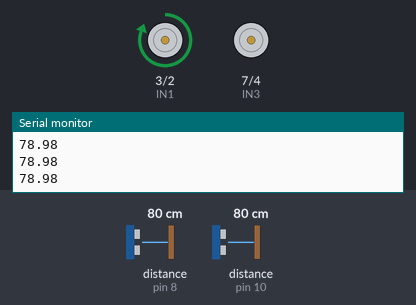
Recording of a sketch running on a simulated Arduino Uno, built with avr-gcc and run on an emulated ATmega328P. On the bench: motor-driver pin pairs drawn as motors (green arrow = first pin HIGH = forward, orange = second pin HIGH = backward, longer = more drive, scaled by the enable pin), the last lines printed to the serial monitor. Wiring (inferred from the names in the program): 2 × ultrasonic range finder: trigger pin 9, echo pin 10 / trigger pin 13, echo pin 8. Inputs (shaded band) come from the test bench; at power-on: distance to the obstacle (sensors on pin 8, pin 10) 80 cm. The echo pulse lasts 58.3 µs per cm.

Above: at 1.2 s.
1.3 s: distance to the obstacle (sensor on pin 8) set to 2 cm
At 2.39 s:
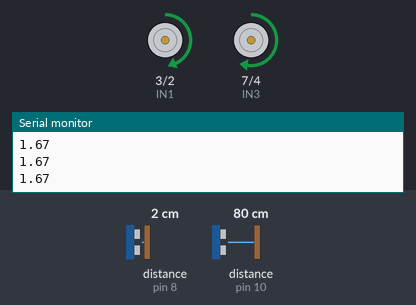
4.3 s: distance to the obstacle (sensor on pin 10) set to 2 cm
At 4.7 s:
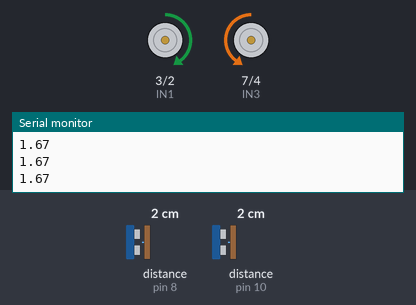
7.3 s: distance to the obstacle (sensor on pin 8) set to 9 cm
10.3 s: distance to the obstacle (sensor on pin 8) set to 35 cm
13.3 s: distance to the obstacle (sensor on pin 8) set to 60 cm
16.3 s: distance to the obstacle (sensor on pin 8) set to 6 cm
Timing chart, 0 to 19.3 s (numbered marks = the images above; inputs shaded):
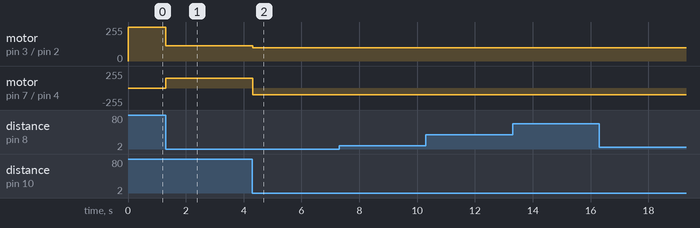

Measured:
- after the input at 1.3 s, motor on pin 3 (IN1) / pin 2 (IN2): forward 255/255 → forward 113/255 at once; motor on pin 7 (IN3) / pin 4 (IN4): stopped → forward 147/255 at once
- after the input at 4.3 s, motor on pin 3 (IN1) / pin 2 (IN2): forward 113/255 → forward 100/255 at once; motor on pin 7 (IN3) / pin 4 (IN4): forward 147/255 → backward 100/255 at once

The sketch:

test1_10.ino
```cpp
#define ENA 5
#define IN2 2
#define IN1 3
#define IN4 4
#define IN3 7
#define ENB 6
const int trigfront = 9;     // chân trig của HC-SR04
const int echofront = 10;     // chân echo của HC-SR04
const int trigright = 13;     // chân trig của HC-SR04
const int echoright = 8;     // chân echo của HC-SR04
const int trigleft = 12;     // chân trig của HC-SR04
const int echoleft = 11;     // chân echo của HC-SR04


 float distanceFront;
 float distanceLeft;
 float distanceRight;
void setup() {
 Serial.begin(9600);
pinMode(trigfront,OUTPUT);
pinMode(echofront,INPUT);
pinMode(trigleft,OUTPUT);
pinMode(echoleft,INPUT);
pinMode(trigright,OUTPUT);
pinMode(echoright,INPUT);
  pinMode(ENA,OUTPUT);
  pinMode(IN1,OUTPUT);
  pinMode(IN2,OUTPUT);
  pinMode(IN3,OUTPUT);
  pinMode(IN4,OUTPUT);
  pinMode(ENB,OUTPUT);

}

void Motor(bool a1, bool a2, int speedl, bool a3, bool a4,int speedr)  {
  analogWrite(ENA,speedl);
  digitalWrite(IN1,a1);
  digitalWrite(IN2,a2);
  digitalWrite(IN3,a3);
  digitalWrite(IN4,a4);
  analogWrite(ENB,speedr);
}

float distance (int trig, int echo){
  unsigned long a;
float d;
digitalWrite(trig,0);
delayMicroseconds(2);
digitalWrite(trig,1);
delayMicroseconds(5);
digitalWrite(trig,0);
a= pulseIn(echo,1);
d= a/2/29.412;
return d;
}


void Quayphai(){
  Motor(1,0,100,0,1,100);
  delay(500); // phai test de chinh
  }

void Quaytrai(){
  Motor(0,1,100,1,0,100);
  delay(500);
  }
void Bamtrai(){
    int out;
    float k=2;
    float d = 8;
    out  = k*(d - distanceLeft);
    int speedmean = 100;
    int speedleft = speedmean +out;
    int speedright = speedmean - out;

    if (speedleft >255) speedleft  = 255;
    if (speedleft <0) speedleft = 0;
    if (speedright >255) speedright = 255;
    if (speedright <0)  speedright = 0;
    Motor(1,0,speedleft,1,0,speedright);

  }

void Bamphai(){
    int out;
    float k=4;
    float d = 6;
    out  = k*(d - distanceRight);
    int speedmean = 130;
    int speedleft = speedmean -out;
    int speedright = speedmean + out;

    if (speedleft >255) speedleft  = 255;
    if (speedleft <0) speedleft = 0;
    if (speedright >255) speedright = 255;
    if (speedright <0)  speedright = 0;
    Motor(1,0,speedleft,1,0,speedright);

  }
int count = 0;
void loop() {
  distanceFront = distance(trigfront,echofront);
//  distanceLeft = distance(trigleft,echoleft);
  distanceRight = distance(trigright,echoright);
  Serial.println(distanceRight);
 if (distanceFront < 9){
  if (count != 0)  Quayphai();
 }
 count++;
  Bamphai();

//Motor(1,0,0,1,0,100);

}
```
